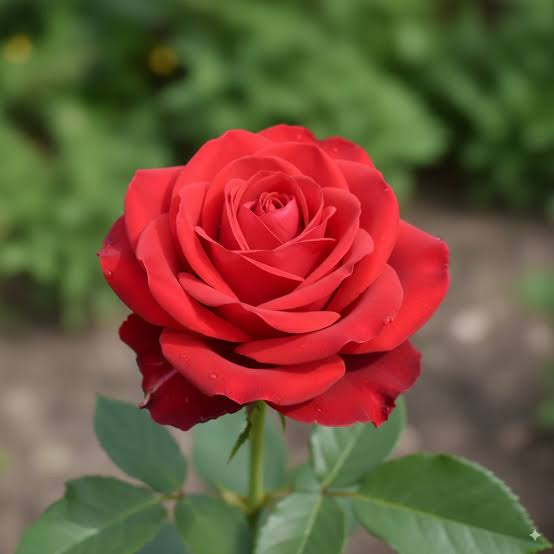
#> input picture input/images.jpg, 554 x 554 px
$ python -i hash_lib.py   (imports and definitions only)
#> lines starting #> are read from the running program, lines starting #| are printed output that depends on the picture
#> further down, picture is the input picture: shape (554, 554, 3); mean B, G, R 59.3, 83.7, 114.5
"""
hash_lib.py - Cac ham bam anh (wavelet hash + vai phuong phap so sanh) dung cho Chuong 4.

Neu may co thu vien PyWavelets (pip install PyWavelets) thi dung pywt.wavedec2 that.
Neu chua cai, tu dong dung ban Haar viet bang numpy (ket qua tuong duong cho wavelet 'haar').
"""
import numpy as np
import cv2

try:
    import pywt
    CO_PYWT = True
except ImportError:                      # chay duoc ca khi chua cai PyWavelets
    pywt = None
    CO_PYWT = False


# ---------------- Wavelet Haar du phong (khi khong co pywt) ----------------
# [9 lines left out: function _haar_dwt2, not called in this run]


def wavedec2(a, wavelet="haar", level=1):
    """Tra ve [LL_n, (details_n), ..., (details_1)] giong pywt.wavedec2."""
    if CO_PYWT:
        return pywt.wavedec2(a, wavelet, level=level)
    if wavelet != "haar":
        raise RuntimeError(f"Wavelet '{wavelet}' can PyWavelets: pip install PyWavelets")
    out, cur = [], a
    for _ in range(level):
        cur, det = _haar_dwt2(cur)
        out.append(det)
    return [cur] + out[::-1]


# ---------------- Tien xu ly ----------------
def _gray01(img, size):
#> called with size = 64
    if img.ndim == 3:
        img = cv2.cvtColor(img, cv2.COLOR_BGR2GRAY)
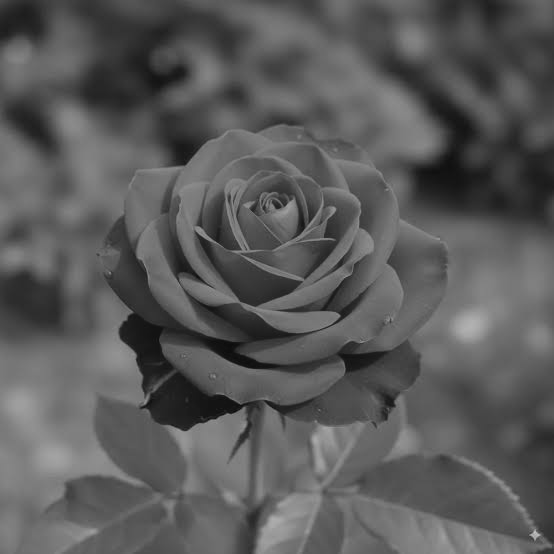
#> img: shape (554, 554); min 9, max 197, mean 90.1
    g = cv2.resize(img, (size, size), interpolation=cv2.INTER_AREA)
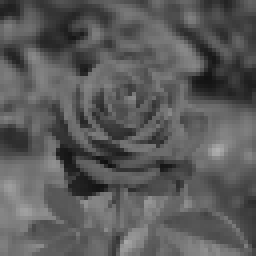
#> g: shape (64, 64) (shown 4 times larger); min 16, max 175, mean 90.1
    return g.astype(np.float64) / 255.0


# ---------------- Cac ham bam (tra ve mang bool 1-D) ----------------
# [29 lines left out: functions wavelet_hash, _tai_tao, not called in this run]


def wavelet_hash_chi_tiet(img, hash_size=8, wavelet="haar", level=3):
    """Bien the: bam tu nang luong cac he so chi tiet (LH, HL, HH) theo luoi."""
    a = _gray01(img, hash_size * 2 ** level)
    c = wavedec2(a, wavelet, level=level)
#> c = 4 items
    lh, hl, hh = c[1]
    nl = np.abs(lh) + np.abs(hl) + np.abs(hh)
    nl = cv2.resize(nl, (hash_size, hash_size), interpolation=cv2.INTER_AREA)
    return (nl > np.median(nl)).flatten()


def average_hash(img, hash_size=8):
    g = _gray01(img, hash_size)
    return (g > g.mean()).flatten()


# [10 lines left out: functions difference_hash, perceptual_hash, not called in this run]


PHUONG_PHAP = {
    "wavelet-haar (LL)": wavelet_hash,
    "wavelet-detail": wavelet_hash_chi_tiet,
    "average (aHash)": average_hash,
    "difference (dHash)": difference_hash,
    "perceptual (pHash/DCT)": perceptual_hash,
}
if CO_PYWT:
    PHUONG_PHAP["wavelet-db4 (LL)"] = lambda im, hash_size=8: wavelet_hash(im, hash_size, wavelet="db4")


def hamming(h1, h2):
    return int(np.count_nonzero(h1 != h2))


# ---------------- Bien doi tao cap anh "tuong tu" ----------------
# [43 lines left out: functions bien_doi_ngau_nhien, anh_tong_hop, not called in this run]

>>> import cv2
>>> picture = cv2.imread('../input/images.jpg')
>>> result = wavelet_hash_chi_tiet(picture)
